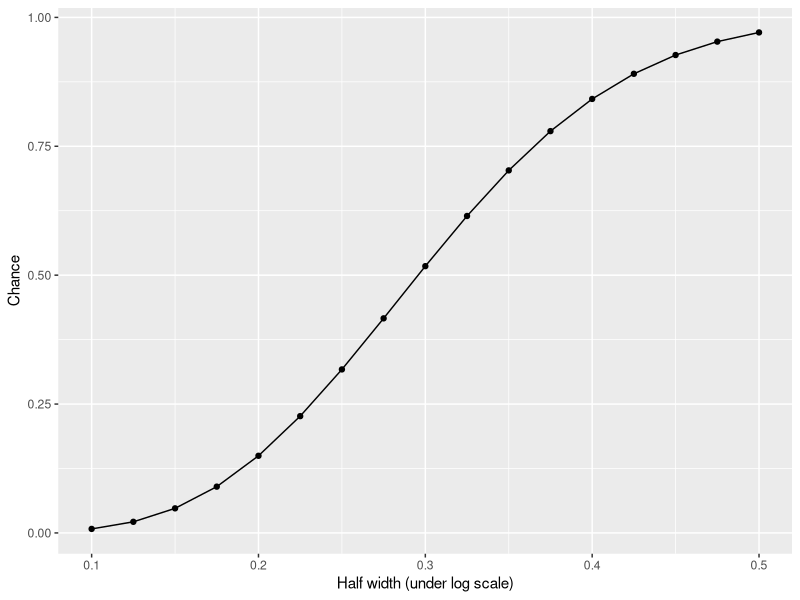
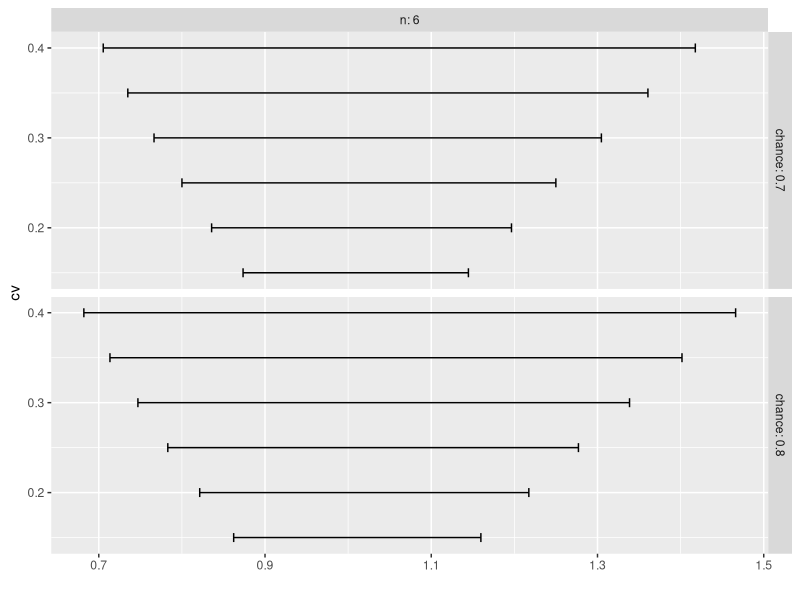
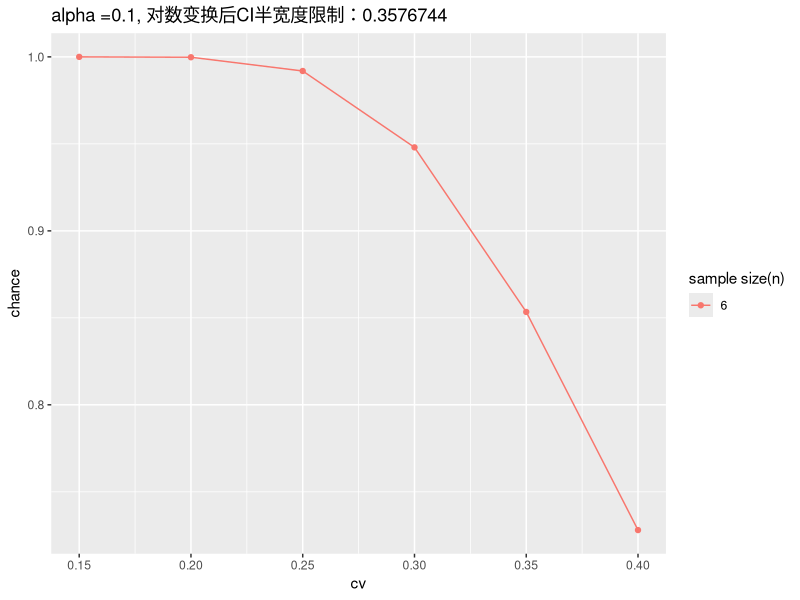

The R source for these figures, in order: (Note: this script raises an error after producing the figures.)
## ---- chunk 1
knitr::opts_chunk$set(echo = TRUE)
knitr::knit_hooks$set(purl = knitr::hook_purl)
## ---- chunk 2
library(tidyverse)
## ---- chunk 3
Get_Chance <- function(n = 6, a = 0.1, cv = 0.15, width_limit = 0.35){
    # 注意：这里的`width_limit`是对数变换后的CI区间的**半宽度**要求
    sigma2 <- log(1 + cv ^ 2)
    t_cut <- qt(1 - a / 2, df = n - 1)
    chisq_cut <- width_limit ^ 2 * n * (n - 1) / t_cut ^ 2 / sigma2
    chance <- pchisq(chisq_cut, df = n - 1)
    return(chance)
}
## ---- chunk 4
a <- 0.1
cv <- 0.4
n <- 6
width_limit <- 0.35

# Get_Chance() 定义见后文
chance <- Get_Chance(n = n, a = a, cv = cv, width_limit = width_limit)
print(paste0("Change is : ", chance))

## ---- chunk 5
width_vec <- seq(from = 0.1, to = 0.5, by = 0.025)
chance_vec <- Get_Chance(n = n, a = a, cv = cv, width_limit = width_vec)
tibble(width = width_vec, chance = chance_vec) %>%
    ggplot(aes(x = width, y = chance)) + 
    geom_line() + 
    geom_point() + 
    labs(x = "Half width (under log scale)", 
         y = "Chance")
## ---- chunk 6
Get_Width <- function(n = 6, a = 0.1, cv = 0.15, chance = 0.7){
    # 注意：本函数计算的是log变换后尺度上的区间半宽度
    sigma2 <- log(1 + cv ^ 2)
    t_cut <- qt(1 - a / 2, df = n - 1)
    chisq_cut <- qchisq(chance, df = n - 1)
    width <- sqrt(chisq_cut * t_cut ^ 2 * sigma2 / n / (n - 1))
    return(width)
}
## ---- chunk 7
cv_vec <- seq(from = 0.15, to = 0.4, by = 0.05)
chance_vec <- c(0.7, 0.8)
n_vec <- 6
a <- 0.1
res <- expand.grid(cv = cv_vec, chance = chance_vec, n = n_vec, a = a)
for(i in seq(nrow(res))){
    tmp <- Get_Width(n = res$n[i], a = res$a[i], 
                     cv = res$cv[i], chance = res$chance[i])
    res$lower[i] <- exp(-tmp)
    res$upper[i] <- exp(tmp)
    res$width_log[i] <- abs(tmp)    # log变换尺度上的区间半宽度
}
knitr::kable(res)
## ---- chunk 8
write_csv(res, file = "case1.csv")

fig <- ggplot(res, aes(y = cv)) + 
    geom_errorbarh(aes(xmin = lower, xmax = upper), height = 0.01) + 
    facet_grid(rows = vars(chance), cols = vars(n), labeller = label_both) + 
    labs(x = "")
print(fig)
## ---- chunk 9
cv_vec <- seq(from = 0.15, to = 0.4, by = 0.05)
width_limit <- 0.3576744    # 原始尺度上的(0.7, 1.43)对应对数尺度上的0.35的半宽度
n_vec <- 6
a <- 0.1

res <- expand.grid(cv = cv_vec, n = n_vec, width_limit = width_limit, a = a)
for(i in seq(nrow(res))){
    tmp <- Get_Chance(n = res$n[i], a = res$a[i], 
                      cv = res$cv[i], width_limit = res$width_limit[i])
    res$chance[i] <- tmp
}
knitr::kable(res[, c("cv", "n", "chance")])
## ---- chunk 10
write_csv(res, file = "case2.csv")

fig <- res %>%
    ggplot(aes(x = cv, y = chance)) + 
    geom_line(aes(color = factor(n))) + 
    geom_point(aes(color = factor(n))) + 
    labs(color = "sample size(n)", 
         title = paste0("alpha =", a, ", 对数变换后CI半宽度限制：", width_limit))

print(fig)
## ---- chunk 11
sessioninfo::session_info()
